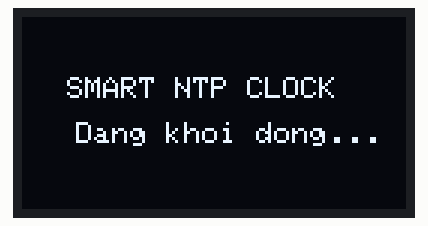
Bench run of a program on a simulated ESP32. Parts: 128×64 one-colour display. WiFi joins after 1.5 s; servers stay silent unless stated; the local clock reads 2024-03-15 10:24:30 at power-on unless the program sets it; what the program prints to the serial monitor is not drawn.

Above: at 0.1 s.
At 1.6 s:
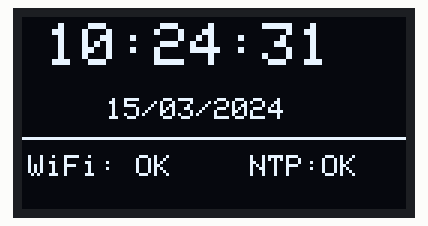
At 10.6 s:
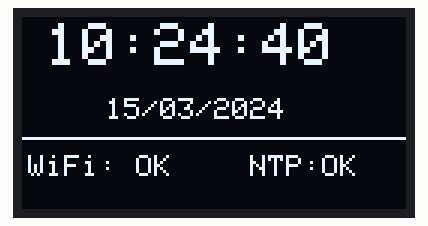
At 19.6 s:
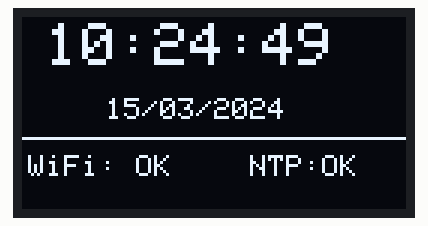
At 28.7 s:
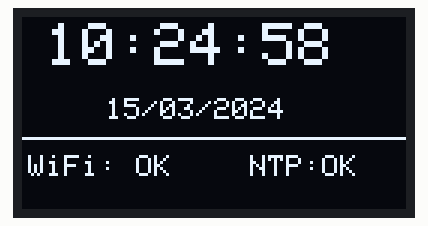
At 38.7 s:
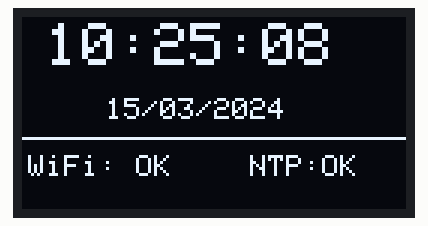

The program:

main.cpp
```cpp
#include <Arduino.h>
#include <WiFi.h>
#include <Wire.h>
#include <time.h>
#include <Adafruit_GFX.h>
#include <Adafruit_SSD1306.h>

const char* ssid = "Wokwi-GUEST";
const char* password = "";

#define SCREEN_WIDTH 128
#define SCREEN_HEIGHT 64
#define OLED_ADDR 0x3C

Adafruit_SSD1306 display(SCREEN_WIDTH, SCREEN_HEIGHT, &Wire, -1);

const long GMT_OFFSET_SEC = 7 * 3600;
const int DAYLIGHT_OFFSET_SEC = 0;
const char* NTP_SERVER = "pool.ntp.org";

time_t savedEpoch = 0;
unsigned long savedMillis = 0;
bool ntpSynced = false;

void showClock(bool wifiOK, bool ntpOK)
{
    time_t now = savedEpoch;

    if (savedEpoch > 0) {
        unsigned long elapsed = millis() - savedMillis;
        now = savedEpoch + elapsed / 1000;
    }

    struct tm timeInfo;
    localtime_r(&now, &timeInfo);

    char timeText[16];
    char dateText[20];

    strftime(timeText, sizeof(timeText), "%H:%M:%S", &timeInfo);
    strftime(dateText, sizeof(dateText), "%d/%m/%Y", &timeInfo);

    display.clearDisplay();
    display.setTextColor(SSD1306_WHITE);

    display.setTextSize(2);
    display.setCursor(8, 2);
    display.println(timeText);

    display.setTextSize(1);
    display.setCursor(28, 27);
    display.println(dateText);

    display.drawLine(0, 40, 127, 40, SSD1306_WHITE);

    display.setCursor(2, 46);

    if (wifiOK)
        display.print("WiFi: OK");
    else
        display.print("WiFi: LOST");

    display.setCursor(76, 46);

    if (ntpOK)
        display.print("NTP:OK");
    else
        display.print("LOCAL");

    display.display();

    Serial.print("THOI GIAN: ");
    Serial.print(timeText);

    if (wifiOK)
        Serial.println("  [WiFi OK]");
    else
        Serial.println("  [CANH BAO: MAT WIFI]");
}

bool connectWiFi()
{
    Serial.println("Dang ket noi WiFi...");

    WiFi.mode(WIFI_STA);
    WiFi.begin(ssid, password);

    int retry = 0;

    while (WiFi.status() != WL_CONNECTED && retry < 20) {
        delay(500);
        Serial.print(".");
        retry++;
    }

    Serial.println();

    if (WiFi.status() == WL_CONNECTED) {
        Serial.println("WiFi da ket noi!");
        Serial.print("IP: ");
        Serial.println(WiFi.localIP());
        return true;
    }

    Serial.println("Khong ket noi duoc WiFi!");
    return false;
}

bool syncNTP()
{
    if (WiFi.status() != WL_CONNECTED)
        return false;

    Serial.println("Dang dong bo thoi gian tu NTP...");

    configTime(
        GMT_OFFSET_SEC,
        DAYLIGHT_OFFSET_SEC,
        NTP_SERVER
    );

    struct tm timeInfo;

    if (!getLocalTime(&timeInfo, 5000)) {
        Serial.println("NTP that bai!");
        return false;
    }

    time(&savedEpoch);
    savedMillis = millis();
    ntpSynced = true;

    Serial.println("Dong bo NTP thanh cong!");

    return true;
}

void setup()
{
    Serial.begin(115200);

    Wire.begin(21, 22);

    if (!display.begin(SSD1306_SWITCHCAPVCC, OLED_ADDR)) {
        Serial.println("Khong tim thay OLED!");

        while (true) {
            delay(1000);
        }
    }

    display.clearDisplay();
    display.setTextColor(SSD1306_WHITE);
    display.setTextSize(1);

    display.setCursor(15, 20);
    display.println("SMART NTP CLOCK");

    display.setCursor(18, 35);
    display.println("Dang khoi dong...");

    display.display();

    Serial.println();
    Serial.println("==============================");
    Serial.println("   DONG HO THONG MINH NTP");
    Serial.println("==============================");

    connectWiFi();

    if (WiFi.status() == WL_CONNECTED)
        syncNTP();

    if (!ntpSynced) {
        savedEpoch = 0;
        savedMillis = millis();
    }
}

void loop()
{
    static unsigned long lastDisplay = 0;
    static unsigned long lastReconnect = 0;
    static unsigned long lastNTP = 0;

    // Hiển thị mỗi giây
    if (millis() - lastDisplay >= 1000) {

        lastDisplay = millis();

        showClock(
            WiFi.status() == WL_CONNECTED,
            ntpSynced
        );
    }

    // Mất WiFi -> tự kết nối lại
    if (WiFi.status() != WL_CONNECTED) {

        if (millis() - lastReconnect >= 5000) {

            lastReconnect = millis();

            Serial.println("Dang thu ket noi lai...");

            WiFi.disconnect();
            WiFi.begin(ssid, password);
        }
    }

    // WiFi trở lại -> đồng bộ NTP
    if (WiFi.status() == WL_CONNECTED) {

        if (!ntpSynced || millis() - lastNTP >= 60000) {

            lastNTP = millis();

            if (syncNTP()) {
                Serial.println("Da dong bo lai thoi gian NTP!");
            }
        }
    }

    delay(20);
}
```

Measured:
- what the display in image 1 shows lasts 1.0 s, from 1.6 s to 2.6 s
